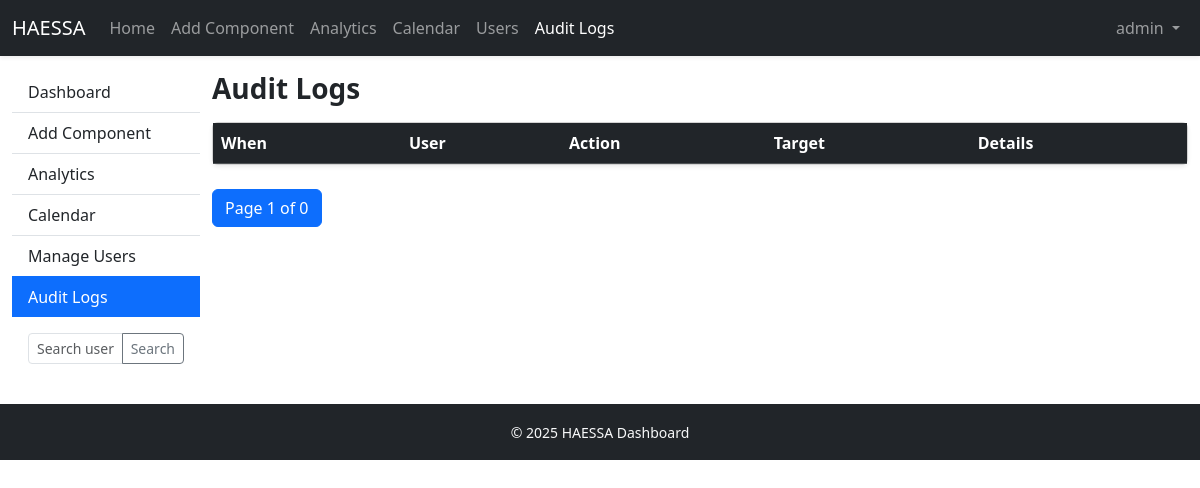
Before: /audit_logs (signed in) with the older database file.
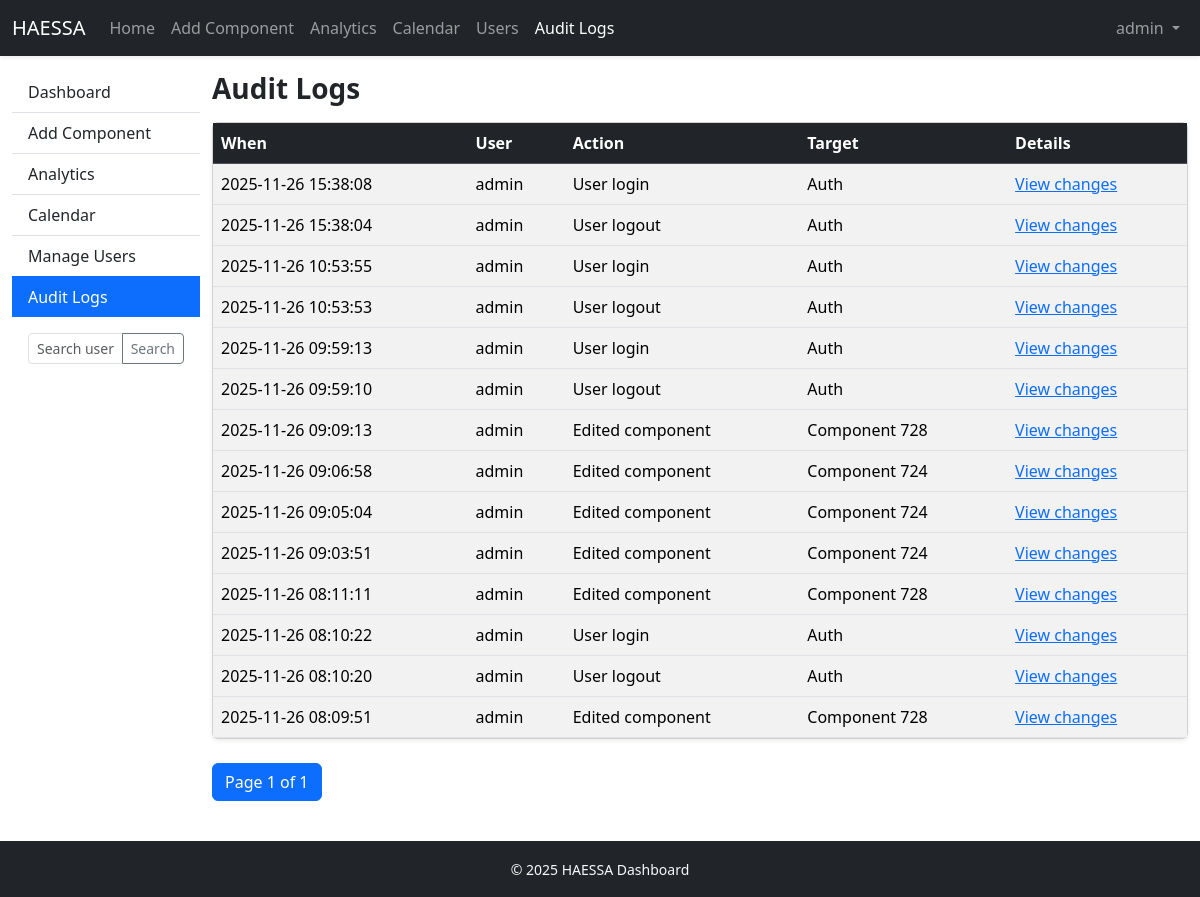
After: the same page with the newer database file.
### app.py (models this page shows, shortened)
class User(UserMixin, db.Model):
    __tablename__ = "users"
    id = db.Column(db.Integer, primary_key=True)
    username = db.Column(db.String(120), unique=True, nullable=False)
    password = db.Column(db.String(200), nullable=False)
    role = db.Column(db.String(20), default="viewer")
    updated_at = db.Column(db.DateTime)
    updated_by = db.Column(db.String(120))

class AuditLog(db.Model):
    __tablename__ = "audit_log"
    id = db.Column(db.Integer, primary_key=True)
    timestamp = db.Column(db.DateTime, default=datetime.utcnow)
    username = db.Column(db.String(120))
    action = db.Column(db.String(200))
    target = db.Column(db.String(200))
    old_value = db.Column(db.Text)
    new_value = db.Column(db.Text)
    @property
    def old_value_json(self):
        try: return json.loads(self.old_value or "{}")
        except: return {}
    @property
    def new_value_json(self):
        try: return json.loads(self.new_value or "{}")
        except: return {}

### app.py (the view)
@app.route("/audit_logs")
@login_required
@role_required("admin")
def audit_logs():
    page = request.args.get("page", 1, type=int)
    logs = AuditLog.query.order_by(AuditLog.timestamp.desc()).paginate(page=page, per_page=20)
    return render_template("audit_logs.html", logs=logs)

### app.py (called while the page is built)
@login_manager.user_loader
def load_user(uid):
    try:
        return User.query.get(int(uid))
    except:
        return None

def role_required(*roles):
    def wrapper(fn):
        @wraps(fn)
        def decorated(*a, **kw):
            if not current_user.is_authenticated:
                return redirect(url_for("login"))
            if current_user.role not in roles:
                flash("No permission for this page.", "danger")
                return redirect(url_for("home"))
            return fn(*a, **kw)
        return decorated
    return wrapper

@app.context_processor
def add_globals():
    return {"datetime": datetime}

### templates/audit_logs.html (shortened to what this page needs)
{% extends "base.html" %}
{% block content %}
<h3 class="fw-bold mb-3">Audit Logs</h3>
<div class="card shadow-sm mb-4">
    <div class="card-body p-0">
        <div class="table-responsive">
            <table class="table table-striped table-hover mb-0">
                <thead class="table-dark">
                    <tr>
                        <th>When</th>
                        <th>User</th>
                        <th>Action</th>
                        <th>Target</th>
                        <th>Details</th>
                    </tr>
                </thead>
                <tbody>
                    {% for log in logs.items %}
                    <tr>
                        <td>{{ log.timestamp.strftime("%Y-%m-%d %H:%M:%S") }}</td>
                        <td>{{ log.username }}</td>
                        <td>{{ log.action }}</td>
                        <td>{{ log.target }}</td>
                        <td>
                            {% if log.old_value or log.new_value %}
                                <a href="#log-{{ log.id }}" data-bs-toggle="collapse">View changes</a>
                            {% else %}
                                —
                            {% endif %}
                        </td>
                    </tr>
                    {% endfor %}
                </tbody>
            </table>
        </div>
    </div>
</div>
<nav>
    <ul class="pagination">
        <li class="page-item active">
            <span class="page-link">Page {{ logs.page }} of {{ logs.pages }}</span>
        </li>
    </ul>
</nav>
{% endblock %}

### templates/base.html (shortened to what this page needs)
<!doctype html>
<html lang="en">
<head>
  <link href="https://cdn.jsdelivr.net/npm/bootstrap@5.3.3/dist/css/bootstrap.min.css" rel="stylesheet">
  <link href="/static/css/styles.css" rel="stylesheet">
</head>
<body>
<nav class="navbar navbar-expand-lg navbar-dark bg-dark shadow-sm">
  <div class="container-fluid">
    <a class="navbar-brand d-flex align-items-center" href="{{ url_for('home') }}">
      <span class="brand-mark">HAESSA</span>
    </a>
    <div class="collapse navbar-collapse" id="navMenu">
      <ul class="navbar-nav me-auto mb-2 mb-lg-0">
        <li class="nav-item">
          <a class="nav-link {% if request.endpoint=='home' %}active{% endif %}"
             href="{{ url_for('home') }}">Home</a>
        </li>
        {% if current_user.is_authenticated and current_user.role in ["admin", "editor"] %}
        <li class="nav-item">
            <a class="nav-link" href="{{ url_for('add_component') }}">Add Component</a>
        </li>
        {% endif %}
        <li class="nav-item">
          <a class="nav-link {% if request.endpoint=='analytics' %}active{% endif %}"
             href="{{ url_for('analytics') }}">Analytics</a>
        </li>
        <li class="nav-item">
          <a class="nav-link {% if request.endpoint=='calendar_view' %}active{% endif %}"
             href="{{ url_for('calendar_view') }}">Calendar</a>
        </li>
        {% if current_user.is_authenticated and current_user.role == 'admin' %}
          <li class="nav-item">
            <a class="nav-link {% if request.endpoint=='manage_users' %}active{% endif %}"
               href="{{ url_for('manage_users') }}">Users</a>
          </li>
          <li class="nav-item">
            <a class="nav-link {% if request.endpoint=='audit_logs' %}active{% endif %}"
               href="{{ url_for('audit_logs') }}">Audit Logs</a>
          </li>
        {% endif %}
      </ul>
      <ul class="navbar-nav ms-auto">
        {% if current_user.is_authenticated %}
          <li class="nav-item dropdown">
            <a class="nav-link dropdown-toggle" href="#" role="button" data-bs-toggle="dropdown">
              {{ current_user.username }}
            </a>
          </li>
        {% else %}
          <li class="nav-item"><a class="nav-link" href="{{ url_for('login') }}">Login</a></li>
        {% endif %}
      </ul>
    </div>
  </div>
</nav>
<div class="container-fluid mt-3">
  <div class="row">
    <aside class="col-lg-2 d-none d-lg-block sidebar pe-0">
      <div class="list-group list-group-flush">
        <a href="{{ url_for('home') }}"
           class="list-group-item list-group-item-action {% if request.endpoint=='home' %}active{% endif %}">
          Dashboard
        </a>
        <a href="{{ url_for('add_component') }}"
           class="list-group-item list-group-item-action {% if request.endpoint=='add_component' %}active{% endif %}">
          Add Component
        </a>
        <a href="{{ url_for('analytics') }}"
           class="list-group-item list-group-item-action {% if request.endpoint=='analytics' %}active{% endif %}">
          Analytics
        </a>
        <a href="{{ url_for('calendar_view') }}"
           class="list-group-item list-group-item-action {% if request.endpoint=='calendar_view' %}active{% endif %}">
          Calendar
        </a>
        {% if current_user.is_authenticated and current_user.role == 'admin' %}
          <a href="{{ url_for('manage_users') }}"
             class="list-group-item list-group-item-action {% if request.endpoint=='manage_users' %}active{% endif %}">
            Manage Users
          </a>
          <a href="{{ url_for('audit_logs') }}"
             class="list-group-item list-group-item-action {% if request.endpoint=='audit_logs' %}active{% endif %}">
            Audit Logs
          </a>
        {% endif %}
      </div>
      {% if current_user.is_authenticated and current_user.role == 'admin' %}
      <div class="p-3">
        <form id="sidebar-search" method="get" action="{{ url_for('manage_users') }}">
          <div class="input-group input-group-sm">
            <input name="q" class="form-control" placeholder="Search users..."
                   value="{{ request.args.get('q','') }}">
            <button class="btn btn-outline-secondary" type="submit">Search</button>
          </div>
        </form>
      </div>
      {% endif %}
    </aside>
    <main class="col-lg-10 col-12">
      {% block content %}{% endblock %}
    </main>
  </div>
</div>
<footer class="mt-4 py-3 bg-dark text-light text-center">
  <small>&copy; {{ datetime.utcnow().year }} HAESSA Dashboard</small>
</footer>
</body>
</html>

Changed rows visible on the page:
added AuditLog: timestamp "2025-11-26 15:38:08", username "admin", action "User login", target "Auth"
added AuditLog: timestamp "2025-11-26 15:38:04", username "admin", action "User logout", target "Auth"
added AuditLog: timestamp "2025-11-26 10:53:55", username "admin", action "User login", target "Auth"
added AuditLog: timestamp "2025-11-26 10:53:53", username "admin", action "User logout", target "Auth"
added AuditLog: timestamp "2025-11-26 09:59:13", username "admin", action "User login", target "Auth"
added AuditLog: timestamp "2025-11-26 09:59:10", username "admin", action "User logout", target "Auth"
added AuditLog: timestamp "2025-11-26 09:09:13", username "admin", action "Edited component", target "Component 728"
added AuditLog: timestamp "2025-11-26 09:06:58", username "admin", action "Edited component", target "Component 724"
added AuditLog: timestamp "2025-11-26 09:05:04", username "admin", action "Edited component", target "Component 724"
added AuditLog: timestamp "2025-11-26 09:03:51", username "admin", action "Edited component", target "Component 724"
added AuditLog: timestamp "2025-11-26 08:11:11", username "admin", action "Edited component", target "Component 728"
added AuditLog: timestamp "2025-11-26 08:10:22", username "admin", action "User login", target "Auth"
added AuditLog: timestamp "2025-11-26 08:10:20", username "admin", action "User logout", target "Auth"
added AuditLog: timestamp "2025-11-26 08:09:51", username "admin", action "Edited component", target "Component 728"
Other visible differences:
{{ logs.pages }}: "0" → "1"
